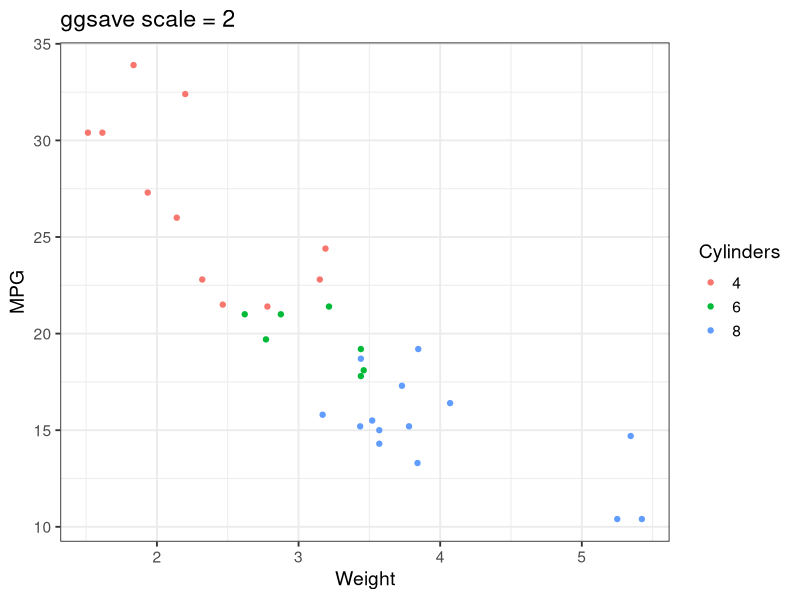

Write R code to recreate this figure.
library(ggplot2)
p <- ggplot(mtcars, aes(wt, mpg, colour = factor(cyl))) + geom_point() +
  labs(title = "ggsave scale = 2", x = "Weight", y = "MPG", colour = "Cylinders") +
  theme_bw(base_size = 14)
ggsave("scaled.png", p, width = 6, height = 4, scale = 2)
